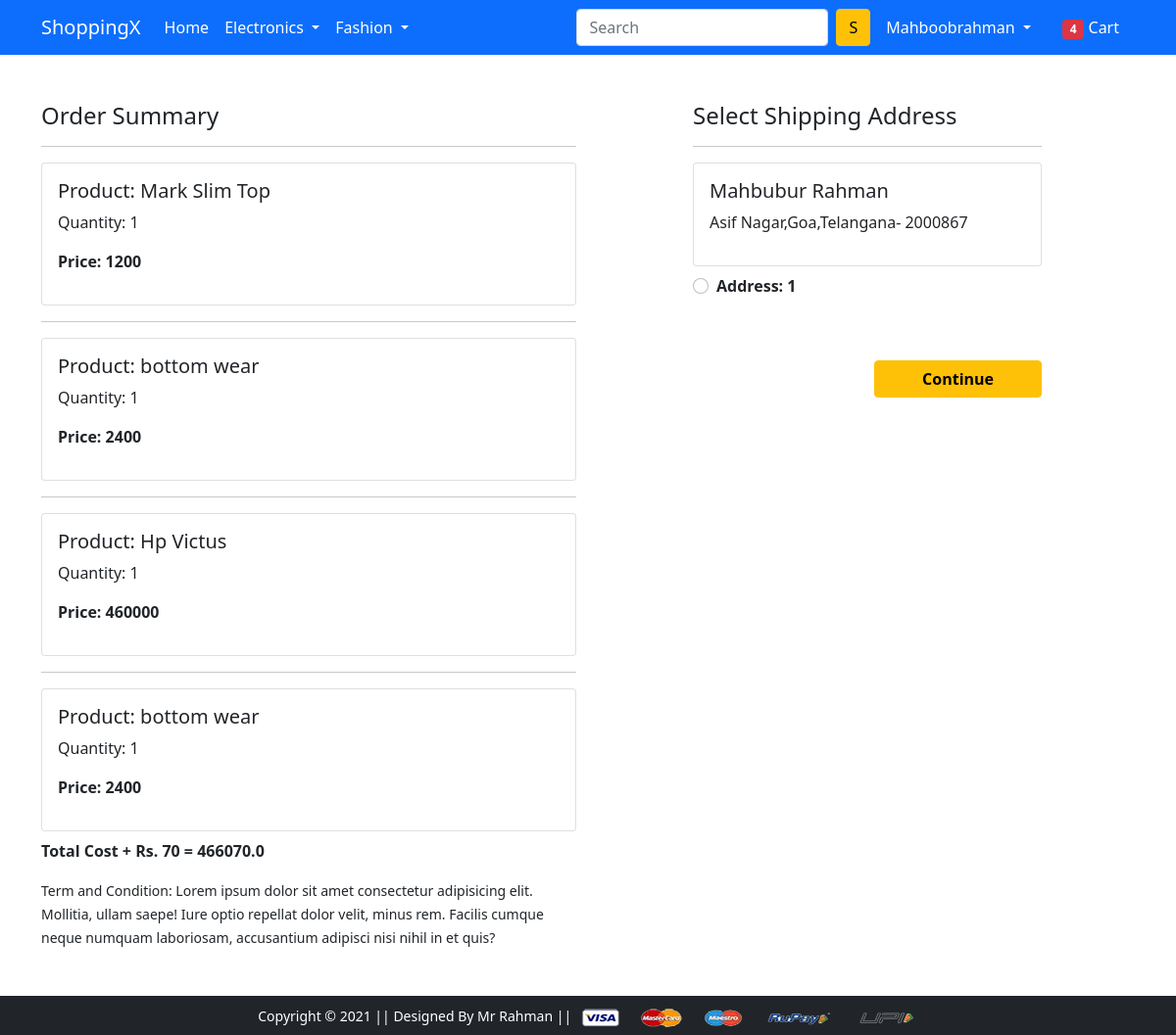
Screenshot of /checkout/ (signed in) with the database file from the repository.
### app/models.py (models this page shows, shortened)
class Cart(models.Model):
    user = models.ForeignKey(User,on_delete=models.CASCADE)
    product = models.ForeignKey(Product,on_delete=models.CASCADE)
    quantity = models.PositiveIntegerField(default=1)
    @property
    def total_cost(self):
        return self.quantity* self.product.discounted_price

class Product(models.Model):
    title = models.CharField(max_length=64)
    selling_price = models.PositiveIntegerField()
    discounted_price = models.PositiveIntegerField()
    description = models.TextField()
    brand = models.CharField(max_length=64)
    category = models.CharField(choices =PRODUCT_CHOICES ,max_length=11)
    product_images=models.ImageField(upload_to='procudtimg')

class Customer(models.Model):
    user = models.ForeignKey(User, on_delete=models.CASCADE)
    name = models.CharField(max_length=100)
    locality = models.CharField(max_length=64)
    city = models.CharField(max_length=54)
    zipcode = models.IntegerField()
    state = models.CharField(choices=STATE_CHOICES ,max_length=25)
    def __str__(self):
        return str(self.id)

### app/views.py (the view)
# urls.py: path('checkout/', views.checkout, name='checkout'),
@login_required
def checkout(request):
    print("checkout")
    user = request.user
    add = Customer.objects.filter(user=user)
    print(add)
    print("User is above")
    cart_items = Cart.objects.filter(user=user)
    amount= 0.0
    shiping_amount = 70.0
    totalamount = 0.0
    cart_product = Cart.objects.filter(user=request.user)
    if cart_product:
        for p in cart_product:
            tempamount = (p.quantity * p.product.discounted_price)
            amount += tempamount
        totalamount = amount + shiping_amount
    return render(request, 'app/checkout.html',{'add':add,
    'totalamount':totalamount,'cart_items':cart_items})

### app/templates/app/checkout.html (shortened to what this page needs)
{% extends 'app/base.html' %}
{% load static %}
{% block main-content %}
<div class="container">
 <div class="row mt-5">
  <div class="col-sm-6">
    <h4>Order Summary</h4>
    {% for item in cart_items %}
    <hr>
    <div class="card mb-2">
        <div class="card-body">
            <h5>Product: {{ item.product.title }}</h5>
            <p>Quantity: {{ item.quantity }}</p>
            <p class="fw-bold">Price: {{item.total_cost}}</p>
        </div>
    </div>
{% endfor %}
       <b><p>Total Cost + Rs. 70 = {{totalamount}}</p></b>
    <small>Term and Condition: Lorem ipsum dolor sit amet consectetur adipisicing elit. Mollitia, ullam saepe! Iure optio repellat dolor velit, minus rem. Facilis cumque neque numquam laboriosam, accusantium adipisci nisi nihil in et quis?</small>
  </div>
  <div class="col-sm-4 offset-sm-1">
    <h4>Select Shipping Address</h4>
    <hr>
    <form action="/paymentdone/" method="GET">
      {% if add %}
          {% for ad in add %}
              <div class="card">
                  <div class="card-body">
                      <h5>{{ ad.name }}</h5>
                      <p>{{ ad.locality }},{{ ad.city }},{{ ad.state }}- {{ ad.zipcode }}</p>
                  </div>
              </div>
              <div class="form-check mt-2 mb-5">
                  <input class="form-check-input" type="radio" name="custid" id="custadd{{ forloop.counter }}" value="{{ ad.id }}">
                  <label class="form-check-label fw-bold" for="custadd{{ forloop.counter }}">
                      Address: {{ forloop.counter }}
                  </label>
              </div>
          {% endfor %}
      {% else %}
          <p>No addresses found for this user.</p>
      {% endif %}
      <div class="text-end">
          <button type="submit" class="btn btn-warning mt-3 px-5 fw-bold">Continue</button>
      </div>
  </form>
    </div>
  </div>
</div>
{% endblock main-content %}

### app/templates/app/base.html (shortened to what this page needs)
<!doctype html>
{% load static %}
<html lang="en">
  <head>
    <link href="https://cdn.jsdelivr.net/npm/bootstrap@5.0.0-beta1/dist/css/bootstrap.min.css" rel="stylesheet">
    <link rel="stylesheet" href="{% static 'app/css/owl.carousel.min.css' %}">
    <link rel="stylesheet" href="{% static 'app/css/all.min.css' %}">
    <link rel="stylesheet" href="{% static 'app/css/style.css' %}">
  </head>
  <body>
    <nav class="navbar navbar-expand-lg navbar-dark bg-primary">
     <div class="container">
       <a class="navbar-brand" href="/">ShoppingX</a>
       <div class="collapse navbar-collapse" id="navbarSupportedContent">
         <ul class="navbar-nav me-auto mb-2 mb-lg-0">
           <li class="nav-item">
             <a class="nav-link active" aria-current="page" href="/">Home</a>
           </li>
           <li class="nav-item dropdown">
             <a class="nav-link dropdown-toggle text-white" href="#" id="electronicsDropdown" role="button" data-bs-toggle="dropdown" aria-expanded="false">
               Electronics
             </a>
           </li>
           <li class="nav-item dropdown">
             <a class="nav-link dropdown-toggle text-white" href="#" id="fashionDropdown" role="button" data-bs-toggle="dropdown" aria-expanded="false">
               Fashion
             </a>
           </li>
         </ul>
         <form class="d-flex">
           <input class="form-control me-2" type="search" placeholder="Search" aria-label="Search">
           <button class="btn btn-warning" type="submit">S</button>
         </form>
         <div>
          <ul class="navbar-nav me-auto mb-2 mb-lg-0">
            {%if request.user.is_authenticated %}
           <li class="nav-item dropdown mx-2">
              <a class="nav-link dropdown-toggle text-white" href="#" id="profileDropdown" role="button" data-bs-toggle="dropdown" aria-expanded="false">
                {{request.user.username|capfirst}}
              </a>
            </li>
            <li class="nav-item mx-2">
             <a href="{% url 'show-cart' %}" class="nav-link text-white"><span class="badge bg-danger">4</span> Cart </a>
            </li>
            {%endif%}
          </ul>
         </div>
       </div>
     </div>
    </nav>
    {% block main-content %} {% endblock main-content %}
    <footer class="container-fluid bg-dark text-center p-2 mt-5">
        <small class="text-white">Copyright &copy; 2021 || Designed By Mr Rahman || </small>
        <img src="{% static 'app/images/payment.png' %}" alt="" srcset="" class="img-fluid" height="2px">
    </footer>
  </body>
</html>

### rows the page displays
Cart: product "Mark Slim Top", quantity "1", total_cost "1200"
Cart: product "bottom wear", quantity "1", total_cost "2400"
Cart: product "Hp Victus", quantity "1", total_cost "460000"
Cart: product "bottom wear", quantity "1", total_cost "2400"
Customer: name "Mahbubur Rahman", locality "Asif Nagar", city "Goa", state "Telangana", zipcode "2000867"

### other values shown
{{ request.user.username|capfirst }} "Mahboobrahman"
{{ totalamount }} "466070.0"
